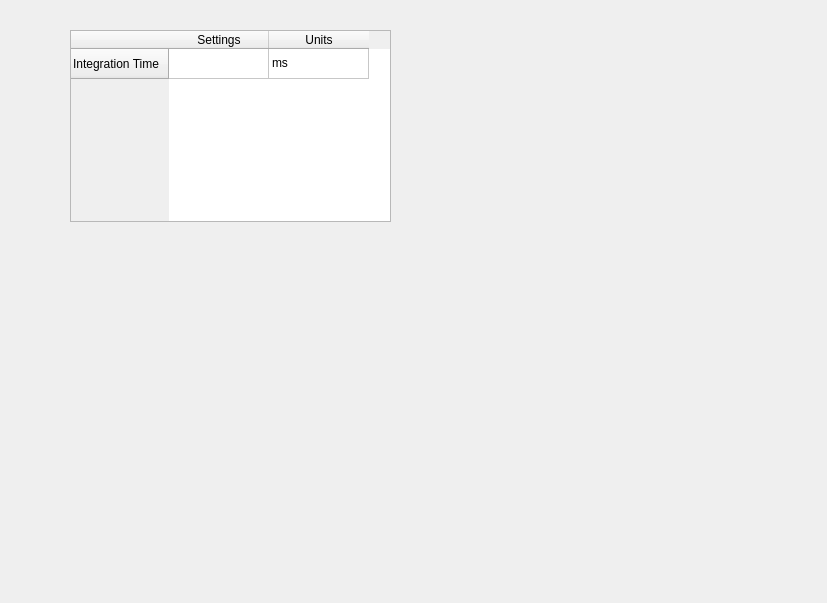
<?xml version="1.0" encoding="UTF-8"?>
<ui version="4.0">
 <class>Form</class>
 <widget class="QWidget" name="Form">
  <property name="geometry">
   <rect>
    <x>0</x>
    <y>0</y>
    <width>827</width>
    <height>603</height>
   </rect>
  </property>
  <property name="windowTitle">
   <string>Form</string>
  </property>
  <widget class="QTableWidget" name="tableWidget">
   <property name="geometry">
    <rect>
     <x>70</x>
     <y>30</y>
     <width>321</width>
     <height>192</height>
    </rect>
   </property>
   <row>
    <property name="text">
     <string>Integration Time</string>
    </property>
   </row>
   <column>
    <property name="text">
     <string>Settings</string>
    </property>
   </column>
   <column>
    <property name="text">
     <string>Units</string>
    </property>
   </column>
   <item row="0" column="1">
    <property name="text">
     <string>ms</string>
    </property>
   </item>
  </widget>
 </widget>
 <resources/>
 <connections/>
</ui>
